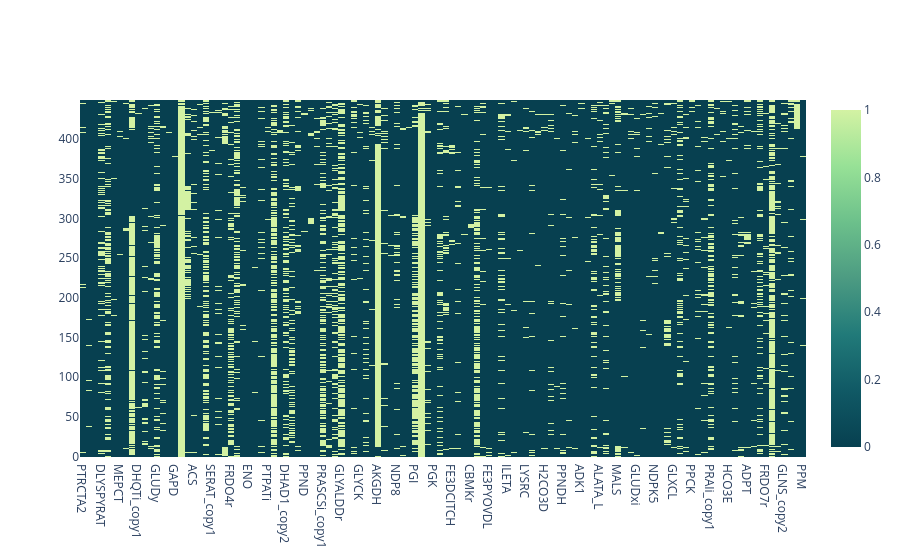

The code cell stored with this chart in its notebook:
### Markdown cell above
### Watch patterns in Strain Designs

### Code cell
score_threshold = 0.2

plot_df = input_df.loc[input_df[target_var]>score_threshold*max_score].sort_values(by=target_var, ascending=False)

fig = go.Figure(data=go.Heatmap(
                            x=targets,
                            z=[row[targets].values.tolist()
                               for _, row in plot_df.iterrows()],
                            colorscale='Emrld_r')
               )
fig.show()
fig.write_image('/'.join([dir_name, project, 'top_design_pattern.svg']))

### Figure 1 — Plotly figure (JSON) as saved in the notebook; plotly's stock layout.template omitted (floating-point values rounded to 4 significant figures; data arrays with more than 128 entries replaced by an {"elided": "..."} marker saying what was removed)
{"data": [{"colorscale": [[0, "rgb(7, 64, 80)"], [0.1667, "rgb(16, 89, 101)"], [0.3333, "rgb(33, 122, 121)"], [0.5, "rgb(76, 155, 130)"], [0.6667, "rgb(108, 192, 139)"], [0.8333, "rgb(151, 225, 150)"], [1, "rgb(211, 242, 163)"]], "type": "heatmap", "x": ["PTRCTA2", "DMALRED", "G3PD2", "DLYSPYRAT", "DHSKDH", "VALDHr", "MEPCT", "LSERDHr", "G6PDH2r", "DHQTi_copy1", "DHQTi_copy2", "HPYRRx", "GLUDy", "LTDCL", "H2CO3D2", "GAPD", "SSALy", "GLYCTO1", "ACS", "PDHa", "HEPCT", "SERAT_copy1", "VALTA", "SUCOAS", "FRDO4r", "GLNS_copy1", "ILEDHr_1", "ENO", "RBK", "ALATRS", "PTPATi", "FDH", "NDPK3", "DHAD1_copy2", "PHETA1", "FALDM", "PPND", "PPK", "PPA", "PRASCSi_copy1", "AROH", "GLUSy", "GLYALDDr", "LLEUDr", "AGMDA", "GLYCK", "FE3DCITR", "TRPS1_copy1", "AKGDH", "IDPh_1", "DLYSOXGAT", "NDP8", "TALA", "URO_c", "PGI", "ICL", "PSCVT_copy1", "PGK", "HDH", "ALDD1", "FE3DCITCH", "AGPOP", "PRAIi_copy2", "CBMKr", "1PPDCRc", "GAPDi_nadp", "FE3PYOVDL", "PGM", "PMANM", "ILETA", "LEUTA", "R15BPK", "LYSRC", "OXOADLR", "TRPS3", "H2CO3D", "SERAT_copy2", "HSK", "PPNDH", "PSCVT_copy2", "G5SD_copy2", "ADK1", "NTD4", "PHETHPTOX3", "ALATA_L", "MEPCT_1", "PDH", "MALS", "ANHMK", "RECOAH7", "GLUDxi", "TRPS1_copy2", "ALLTN", "NDPK5", "HISTD", "ME2", "GLXCL", "PRPPS", "URIH", "PPCK", "ALAR", "HPYRI", "PRAIi_copy1", "CSPMDDH", "MAN1PT2", "HCO3E", "DHAD1_copy1", "APPAT", "ADPT", "PRASCSi_copy2", "CBPS", "FRDO7r", "TRSARr", "G5SD_copy1", "GLNS_copy2", "FRDO6r", "MDH", "PPM"], "z": {"elided": "450x118 int values"}}], "layout": {}}
